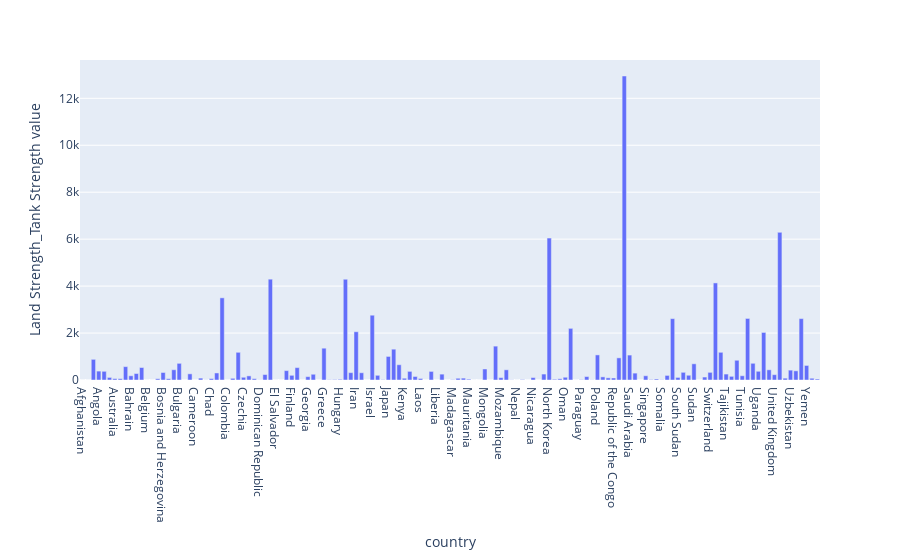

Notebook source saved alongside this figure:
### Code cell
fig = px.bar(value_df,
             x="country",
             y=value_df['Land Strength_Tank Strength value'])
fig.show()

### Figure 1 — Plotly figure (JSON) as saved in the notebook; plotly's stock layout.template omitted (floating-point values rounded to 4 significant figures; data arrays with more than 128 entries replaced by an {"elided": "..."} marker saying what was removed)
{"data": [{"alignmentgroup": "True", "hovertemplate": "country=%{x}<br>Land Strength_Tank Strength value=%{y}<extra></extra>", "legendgroup": "", "marker": {"color": "#636efa", "pattern": {"shape": ""}}, "name": "", "offsetgroup": "", "orientation": "v", "showlegend": false, "textposition": "auto", "type": "bar", "x": {"elided": "138 str values"}, "xaxis": "x", "y": {"elided": "138 int values"}, "yaxis": "y"}], "layout": {"barmode": "relative", "legend": {"tracegroupgap": 0}, "margin": {"t": 60}, "xaxis": {"anchor": "y", "domain": [0, 1], "title": {"text": "country"}}, "yaxis": {"anchor": "x", "domain": [0, 1], "title": {"text": "Land Strength_Tank Strength value"}}}}
